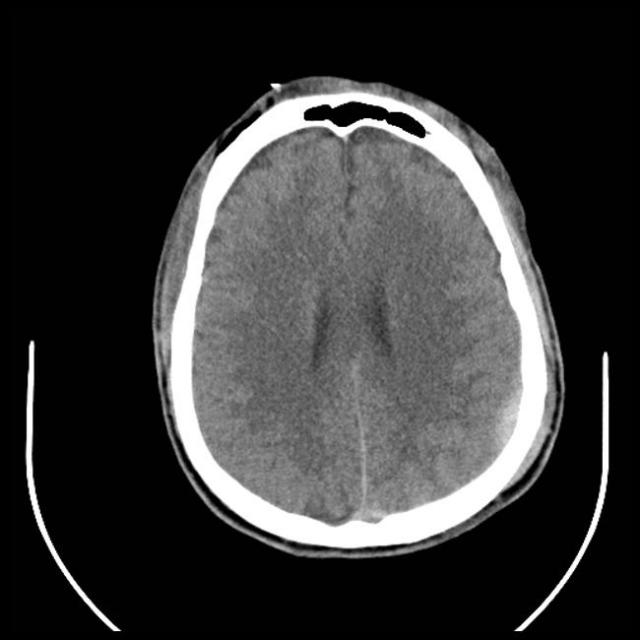
#> input picture train/images/100_15_jpg.rf.7c9a6a79c3cc3443f87c3743b41bd6c1.jpg, 640 x 640 px; its folder holds 4 pictures in this run
$ python 1_prepare_data.py
#> lines starting #> are read from the running program, lines starting #| are printed output that depends on the picture
import os
import random
import cv2
import matplotlib.pyplot as plt
import yaml
import numpy as np

def load_yaml(yaml_path):
    with open(yaml_path, 'r') as f:
        data = yaml.safe_load(f)
    return data

def get_yolo_boxes(label_path, img_w, img_h):
    boxes = []
    if not os.path.exists(label_path):
        return boxes
    with open(label_path, 'r') as f:
        lines = f.readlines()
        for line in lines:
            parts = line.strip().split()
            if len(parts) == 5:
                cls_id = int(parts[0])
                x_center = float(parts[1]) * img_w
                y_center = float(parts[2]) * img_h
                w = float(parts[3]) * img_w
                h = float(parts[4]) * img_h
                x1 = int(x_center - w / 2)
                y1 = int(y_center - h / 2)
                x2 = int(x_center + w / 2)
                y2 = int(y_center + h / 2)
                boxes.append((cls_id, x1, y1, x2, y2))
    return boxes

def create_gallery():
    yaml_path = 'data.yaml'
    data = load_yaml(yaml_path)
    class_names = data.get('names', [])

    train_images_dir = 'train/images'
    train_labels_dir = 'train/labels'

    if not os.path.exists(train_images_dir):
        print(f"HATA: {train_images_dir} bulunamadı.")
        return

    all_images = [f for f in os.listdir(train_images_dir) if f.endswith(('.jpg', '.png', '.jpeg'))]

    if len(all_images) == 0:
        print("HATA: Eğitim klasöründe hiç resim bulunamadı.")
        return

    random.seed(42)
    selected_images = random.sample(all_images, min(20, len(all_images)))

    fig, axes = plt.subplots(4, 5, figsize=(20, 16))
    axes = axes.flatten()

    colors = [(255,0,0), (0,255,0), (0,0,255), (255,255,0), (255,0,255), (0,255,255)]

    for i, img_name in enumerate(selected_images):
        img_path = os.path.join(train_images_dir, img_name)
        label_name = os.path.splitext(img_name)[0] + '.txt'
        label_path = os.path.join(train_labels_dir, label_name)

        img = cv2.imread(img_path)
#> img is the input picture: shape (640, 640, 3); min 0, max 255, mean 55.4
        img = cv2.cvtColor(img, cv2.COLOR_BGR2RGB)
        h, w, _ = img.shape
#> h = 640; w = 640

        boxes = get_yolo_boxes(label_path, w, h)
#> boxes = []

        for box in boxes:
            cls_id, x1, y1, x2, y2 = box
            color = colors[cls_id % len(colors)]
            cv2.rectangle(img, (x1, y1), (x2, y2), color, 2)
            cls_name = class_names[cls_id] if cls_id < len(class_names) else str(cls_id)
            (tw, th), _ = cv2.getTextSize(cls_name, cv2.FONT_HERSHEY_SIMPLEX, 0.6, 2)
            cv2.rectangle(img, (x1, max(y1-20, 0)), (x1+tw, max(y1, 20)), color, -1)
            cv2.putText(img, cls_name, (x1, max(y1-5, 15)), cv2.FONT_HERSHEY_SIMPLEX, 0.6, (255,255,255), 2)

        axes[i].imshow(img)
        axes[i].axis('off')
        axes[i].set_title(f"{img_name} (BBox: {len(boxes)})", fontsize=10)

    plt.suptitle("Label Dogrulama Galerisi (Rastgele 20 Goruntu)", fontsize=24, y=0.98)
    plt.tight_layout()
    plt.subplots_adjust(top=0.92)
    plt.savefig('label_gallery_v2.png', dpi=300)
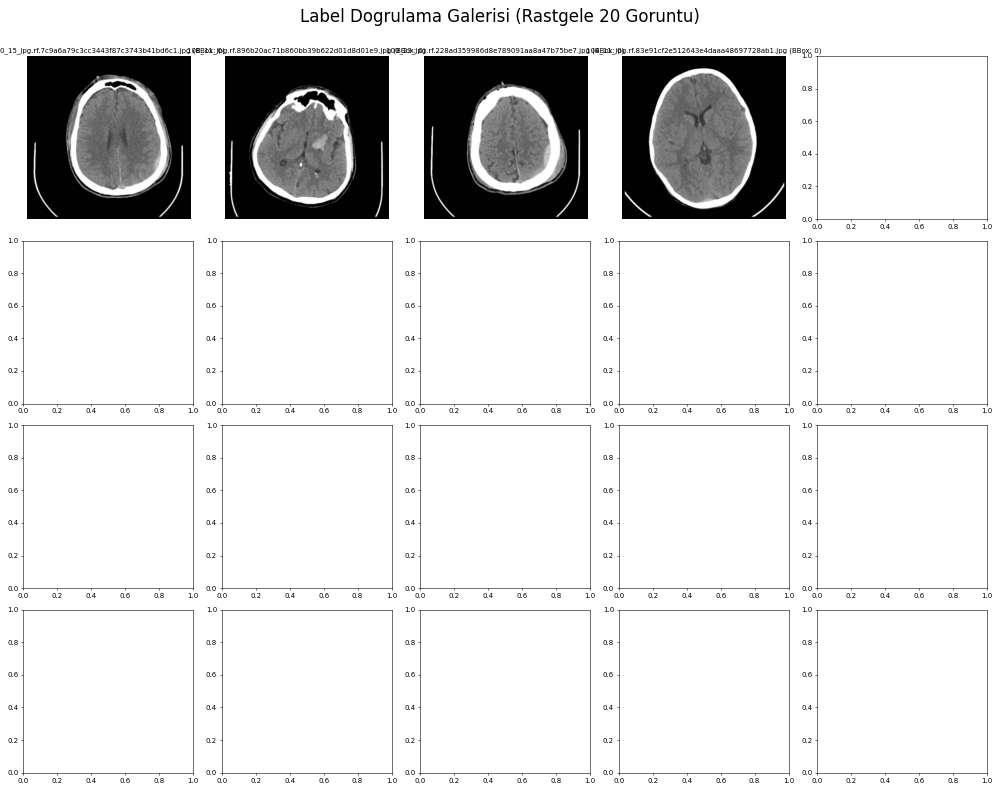
#> figure drawn by matplotlib, 4 panels
    print("\n[BASARILI] 'label_gallery_v2.png' basariyla olusturuldu. Rapora ekleyebilirsiniz.")

if __name__ == '__main__':
    create_gallery()
